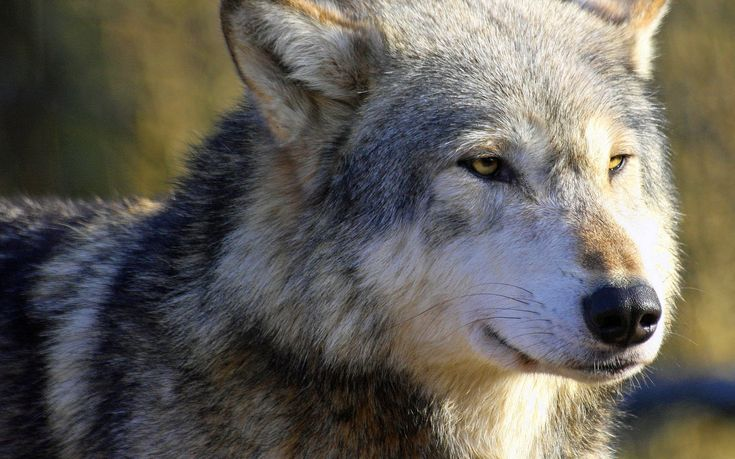
#> input picture P4/wolf.jpg, 735 x 459 px
$ jupyter execute 2447137_P4.ipynb
#> lines starting #> are read from the running program, lines starting #| are printed output that depends on the picture
# Image Processing using Fourier Transform

In this notebook, we'll perform various image processing operations using Fourier Transform. We'll explore:
1. 2D Fast Fourier Transform (FFT)
2. Frequency domain visualization
3. Low-pass and High-pass filtering
4. Edge detection using frequency domain filters

Let's start by importing the required libraries and loading our test image.

[cell 1]
import numpy as np
import matplotlib.pyplot as plt
from PIL import Image
import cv2


img = cv2.imread('wolf.jpg')
#> img is the input picture: shape (459, 735, 3); mean B, G, R 90.2, 97.2, 100.9
img = cv2.cvtColor(img, cv2.COLOR_BGR2RGB)


plt.figure(figsize=(8, 8))
plt.imshow(img)
plt.title('Original Image')
plt.axis('off')
plt.show()

## 1. Two-dimensional Fast Fourier Transform

Now we'll apply 2D FFT to decompose the image into its frequency components. The Fourier transform will help us analyze the image in the frequency domain.

[cell 2]
img = cv2.cvtColor(img, cv2.COLOR_RGB2GRAY)
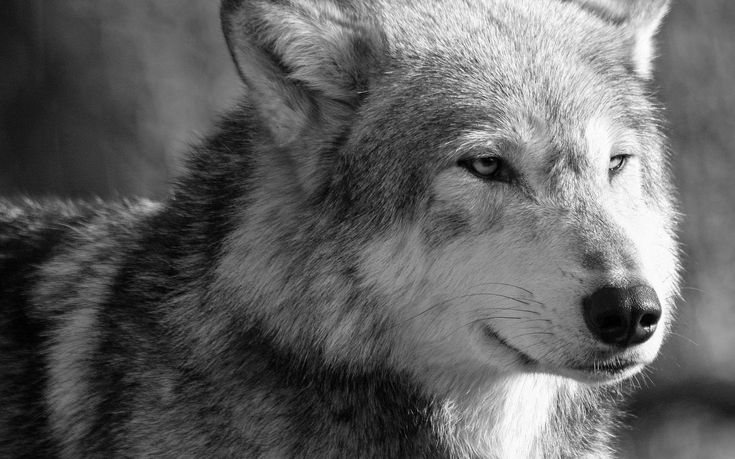
#> img: shape (459, 735); min 0, max 255, mean 97.5
# Apply 2D FFT
def apply_fft(img):
    f_transform = np.fft.fft2(img)
    return f_transform

def display_spectrum(f_transform, title):
    magnitude_spectrum = 20 * np.log(np.abs(f_transform) + 1)
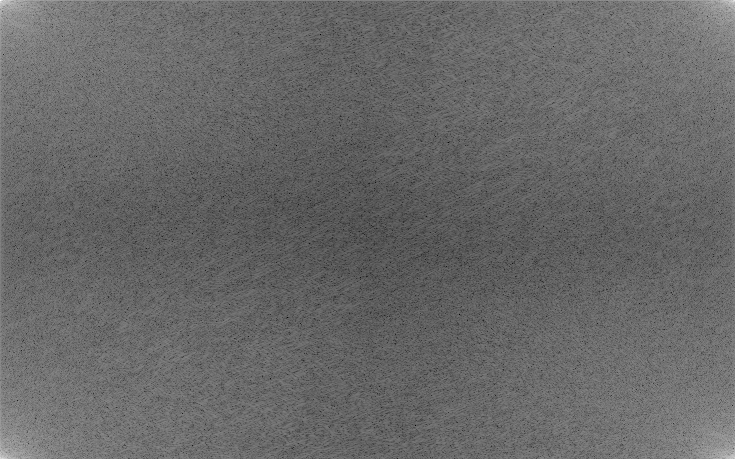
#> magnitude_spectrum: shape (459, 735) float64; min 41.92, max 346.2, mean 166.7; drawn with min black and max white
    plt.figure(figsize=(8, 8))
    plt.imshow(magnitude_spectrum, cmap='gray')
    plt.title(title)
    plt.axis('off')
    plt.show()

# Apply FFT and display spectrum
f_transform = apply_fft(img)
display_spectrum(f_transform, 'Fourier Transform Magnitude Spectrum (Before Shift)')

## 2. Shift Low Frequency Components to Center

Now we'll shift the low-frequency components to the center of the image. This is a common practice in Fourier analysis as it makes the frequency spectrum more intuitive to interpret.

[cell 3]
# Function to shift frequency components
def shift_frequencies(f_transform):
    return np.fft.fftshift(f_transform)


f_transform_shifted = shift_frequencies(f_transform)
display_spectrum(f_transform_shifted, 'Centered Fourier Transform Magnitude Spectrum')
#> in display_spectrum (call 2), `magnitude_spectrum = 20 * np.log(np.abs(f_transform) + 1)`:
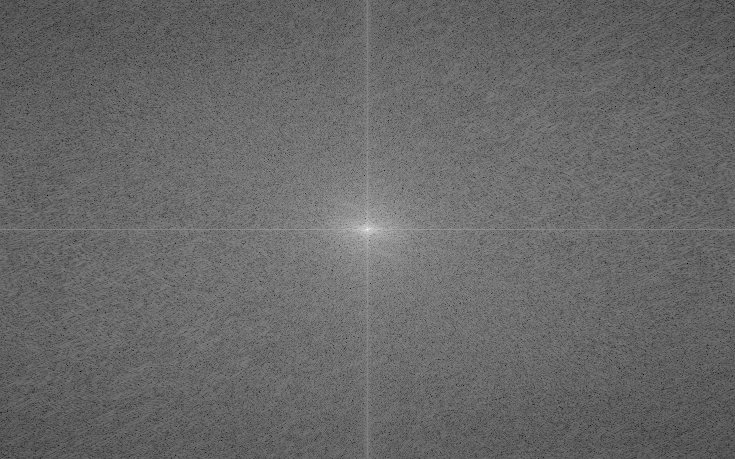
#> magnitude_spectrum: shape (459, 735) float64; min 41.92, max 346.2, mean 166.7; drawn with min black and max white

## 3-6. Ideal Low Pass Filter and Edge Detection

Now we'll create an ideal low pass filter, apply it to the shifted frequency spectrum, and then perform inverse FFT to get back to the spatial domain.

[cell 4]
# Function to create ideal low pass filter
def create_low_pass_filter(shape, radius):
    rows, cols = shape
    crow, ccol = rows//2, cols//2
    mask = np.zeros((rows, cols))

    y, x = np.ogrid[-crow:rows-crow, -ccol:cols-ccol]
    mask_area = x*x + y*y <= radius*radius
    mask[mask_area] = 1
    return mask

# Create and apply low pass filter
radius = 25
low_pass_filter = create_low_pass_filter(img.shape, radius)

# Display the filter
plt.figure(figsize=(8, 8))
plt.imshow(low_pass_filter, cmap='gray')
plt.title('Ideal Low Pass Filter')
plt.axis('off')
plt.show()
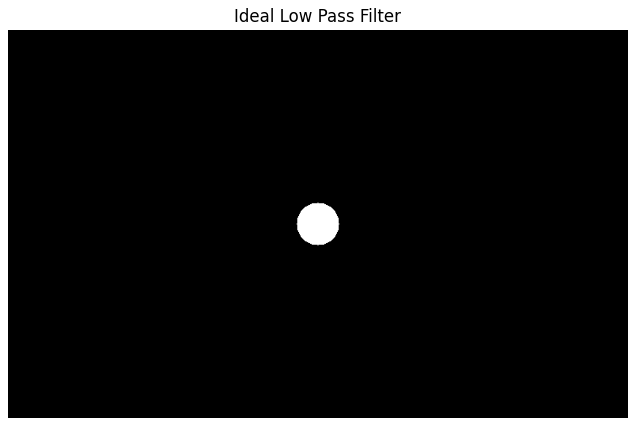
#> figure drawn by matplotlib, 1 panel

# Apply filter to shifted frequency domain
filtered_freq = f_transform_shifted * low_pass_filter

# Display filtered frequency spectrum
display_spectrum(filtered_freq, 'Filtered Frequency Spectrum (Low Pass)')
#> call 3 of display_spectrum, with f_transform = array of shape (459, 735), title = 'Filtered Frequency Spectrum (Low Pass)'
#> in display_spectrum (call 3), `magnitude_spectrum = 20 * np.log(np.abs(f_transform) + 1)`:
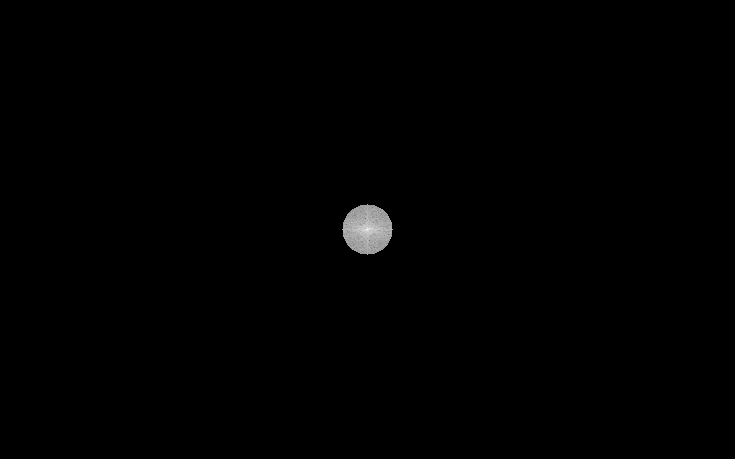
#> magnitude_spectrum: shape (459, 735) float64; min 0, max 346.2, mean 1.3; drawn with min black and max white

[cell 5]
# Inverse shift and inverse FFT
filtered_image_freq = np.fft.ifftshift(filtered_freq)
filtered_image = np.fft.ifft2(filtered_image_freq)
filtered_image = np.abs(filtered_image)
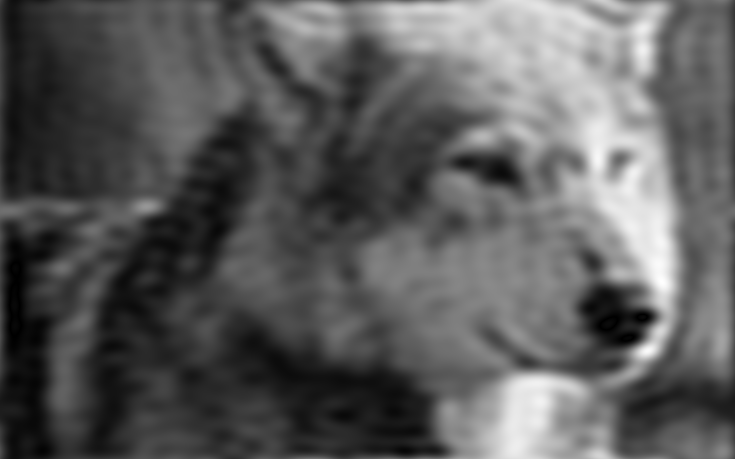
#> filtered_image: shape (459, 735) float64; min 0.000373, max 270.1, mean 97.5; drawn with min black and max white

# Display result
plt.figure(figsize=(8, 8))
plt.imshow(filtered_image, cmap='gray')
plt.title('Image After Low Pass Filtering')
plt.axis('off')
plt.show()

# Edge detection by subtracting filtered image from original
edges_low = img - filtered_image
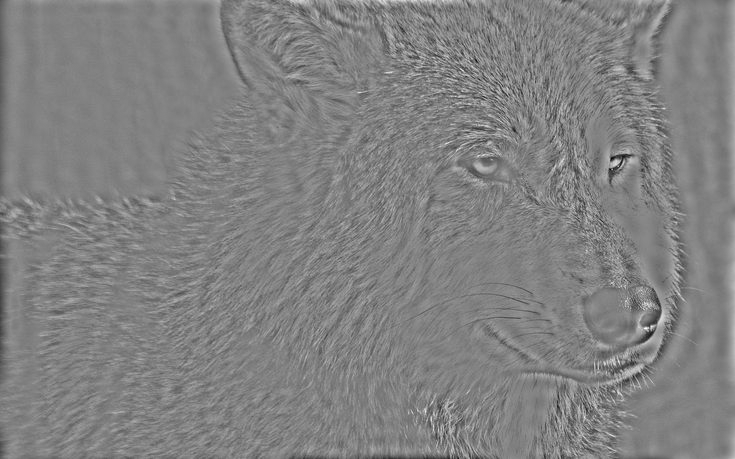
#> edges_low: shape (459, 735) float64; min -141.4, max 136.3, mean 0; drawn with min black and max white
plt.figure(figsize=(8, 8))
plt.imshow(edges_low, cmap='gray')
plt.title('Edges Detected (Low Pass Method)')
plt.axis('off')
plt.show()

## 7-10. Ideal High Pass Filter and Edge Detection

Now we'll create an ideal high pass filter, apply it to the shifted frequency spectrum, and then perform inverse FFT to get back to the spatial domain.

[cell 6]
# Function to create ideal high pass filter
def create_high_pass_filter(shape, radius):
    return 1 - create_low_pass_filter(shape, radius)

# Create and apply high pass filter
high_pass_filter = create_high_pass_filter(img.shape, radius)

# Display the filter
plt.figure(figsize=(8, 8))
plt.imshow(high_pass_filter, cmap='gray')
plt.title('Ideal High Pass Filter')
plt.axis('off')
plt.show()
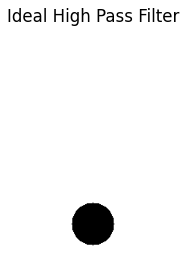
#> figure drawn by matplotlib, 1 panel

# Apply filter in frequency domain
high_filtered_freq = f_transform_shifted * high_pass_filter

# Display filtered frequency spectrum
display_spectrum(high_filtered_freq, 'Filtered Frequency Spectrum (High Pass)')
#> call 4 of display_spectrum, with f_transform = array of shape (459, 735), title = 'Filtered Frequency Spectrum (High Pass)'
#> in display_spectrum (call 4), `magnitude_spectrum = 20 * np.log(np.abs(f_transform) + 1)`:
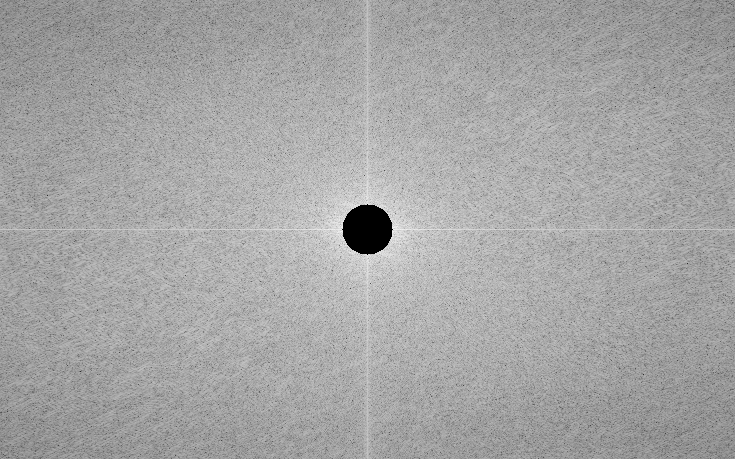
#> magnitude_spectrum: shape (459, 735) float64; min 0, max 246.3, mean 165.3

[cell 7]
# Inverse shift and inverse FFT
high_filtered_image_freq = np.fft.ifftshift(high_filtered_freq)
high_filtered_image = np.fft.ifft2(high_filtered_image_freq)
high_filtered_image = np.abs(high_filtered_image)
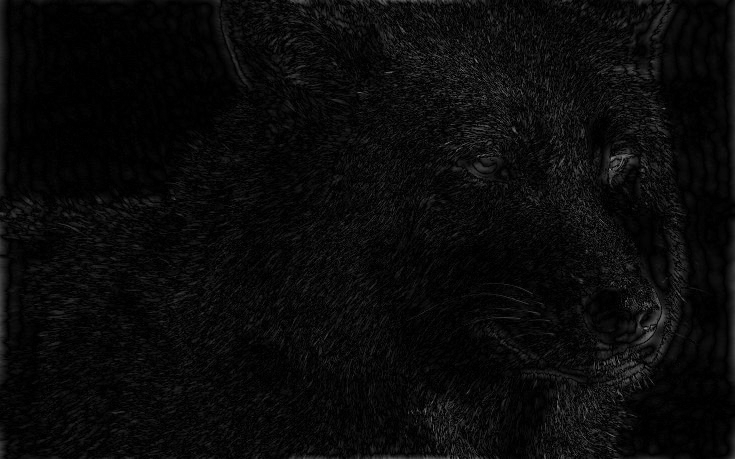
#> high_filtered_image: shape (459, 735) float64; min 5.76e-06, max 141.4, mean 10.5

# Display result
plt.figure(figsize=(8, 8))
plt.imshow(high_filtered_image, cmap='gray')
plt.title('Image After High Pass Filtering (Edge Detection)')
plt.axis('off')
plt.show()
